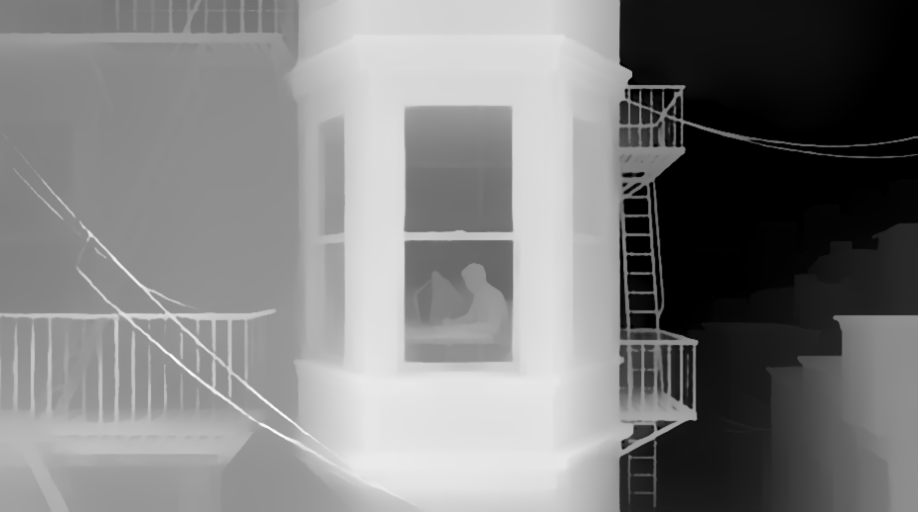
#> input picture episodes/01-superintelligence-rising/film/plates/d02.png, 2752 x 1536 px, given in place of d02.png.png, which was not available (shown at 1/3 size)
$ python -i engine.py   (imports and definitions only)
#> lines starting #> are read from the running program, lines starting #| are printed output that depends on the picture; pictures that were not available may be replaced by others from this repository, and a replacement may not be noted
#!/usr/bin/env python3
"""Scenario 2.5D plate engine: AI-illustrated plates + depth maps -> animated film frames.
Every shot gets a depth-parallax camera (push, drift, crane), breathing lights, drifting fog, dust motes,
film grain and typography. Motion-design scenes draw on top with OpenCV. Deterministic: frame(t) only.
Usage: python3 engine.py --from 0 --to 100 --out part.mp4   (seconds of the film timeline)"""
import argparse, json, math, os, subprocess, sys
import numpy as np, cv2
from PIL import Image, ImageDraw, ImageFont

# [1 line not run here, left out]
HERE = os.path.dirname(os.path.abspath(__file__))
EP = os.path.dirname(HERE)
W, H, FPS = 1920, 1080, 30
CREAM = (243, 239, 226); CYAN = (143, 230, 255); AMBER = (255, 179, 92); LAV = (196, 192, 224); INK = (26, 22, 54)
FONT = {k: os.path.join(EP, "fonts", f) for k, f in
        {"serif": "InstrumentSerif-Regular.ttf", "serif-i": "InstrumentSerif-Italic.ttf",
         "sans": "Inter-Regular.otf", "sans-m": "Inter-Medium.otf", "sans-sb": "Inter-SemiBold.otf"}.items()}

def clamp(x, a=0.0, b=1.0): return a if x < a else b if x > b else x
def sm(x): x = clamp(x); return x * x * (3 - 2 * x)
def ease(x): x = clamp(x); return 0.5 - 0.5 * math.cos(math.pi * x)
def ramp(t, a, b): return sm((t - a) / (b - a)) if b > a else float(t >= a)
def lerp(a, b, k): return a + (b - a) * k
def hash01(*a):
    h = 2166136261
    for v in a:
        for ch in str(v).encode(): h = ((h ^ ch) * 16777619) & 0xffffffff
    return h / 0xffffffff

# ---------- shared precomputed layers ----------
UU, VV = np.meshgrid(np.arange(W, dtype=np.float32), np.arange(H, dtype=np.float32))
_vig = None; _grain = None; _fog = None
# [23 lines left out: functions vignette, grain, fog_tex, not called in this run]
_glow_sprite = None
def glow_sprite(n):
    g = np.exp(-((np.linspace(-1, 1, n)[None, :] ** 2 + np.linspace(-1, 1, n)[:, None] ** 2) * 5.0)).astype(np.float32)
    return g

# ---------- plates ----------
_cache = {}
def plate(name):
#> called with name = 'plates/d02.png'
    if name in _cache: return _cache[name]
    if len(_cache) > 6: _cache.pop(next(iter(_cache)))
    img = cv2.imread(os.path.join(HERE, "plates", f"{name}.png"), cv2.IMREAD_COLOR)
#> img is the input picture: shape (1536, 2752, 3); min 0, max 255, mean 127.2
    dp = cv2.imread(os.path.join(HERE, "plates", "d" + name[1:] + ".png"), cv2.IMREAD_GRAYSCALE)
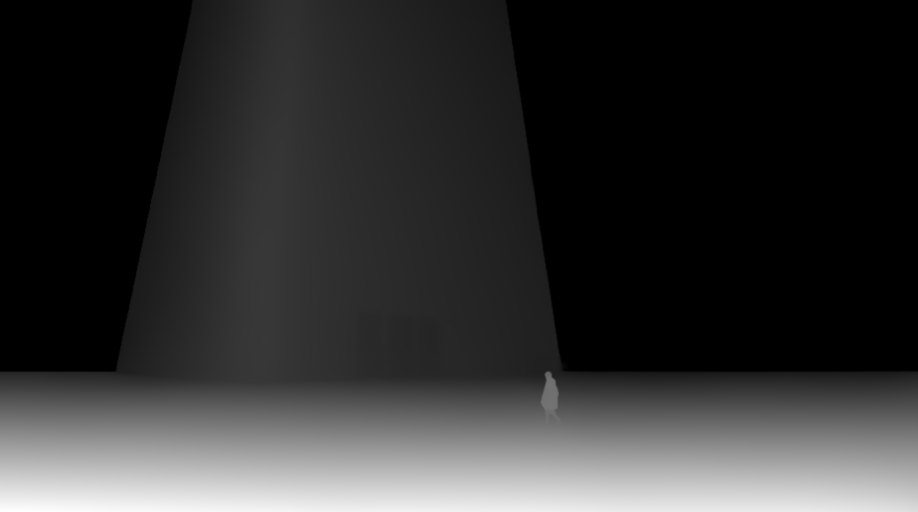
#> input picture episodes/01-superintelligence-rising/film/plates/d03.png, 2752 x 1536 px, given in place of d02.png.png, which was not available (shown at 1/3 size)
#> dp is the input picture: shape (1536, 2752); min 0, max 255, mean 49.8
    dp = cv2.resize(dp, (img.shape[1], img.shape[0])).astype(np.float32) / 255.0
    dp = cv2.GaussianBlur(dp, (0, 0), 6)
    # find light sources: bright local maxima of a blurred luminance map
    small = cv2.resize(img, (img.shape[1] // 8, img.shape[0] // 8), interpolation=cv2.INTER_AREA).astype(np.float32)
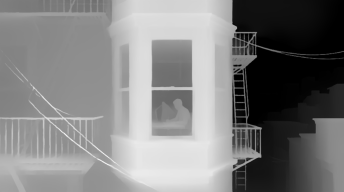
#> small: shape (192, 344, 3) float32; min 0, max 241, mean 127.1
    lum = cv2.GaussianBlur(small.max(axis=2), (0, 0), 2)
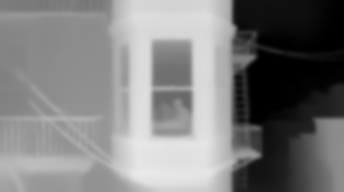
#> lum: shape (192, 344) float32; min 0, max 233.5, mean 127.1
    mx = cv2.dilate(lum, np.ones((9, 9), np.uint8))
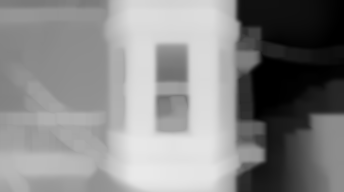
#> mx: shape (192, 344) float32; min 0, max 233.5, mean 137.1
    ys, xs = np.where((lum == mx) & (lum > max(150, np.percentile(lum, 99.3))))
#> ys = [144, 172]; xs = [139, 143]
    pts = sorted(zip(lum[ys, xs], xs, ys), reverse=True)[:7]
#> pts = [(233.5, 143, 172), (231.2, 139, 144)]
    lights = []
    for k, (v, x, y) in enumerate(pts):
        c = small[max(0, y - 2):y + 3, max(0, x - 2):x + 3].reshape(-1, 3).mean(0)
        lights.append({"x": x * 8 + 4, "y": y * 8 + 4, "c": (float(c[0]), float(c[1]), float(c[2])), "d": float(dp[min(y * 8, dp.shape[0] - 1), min(x * 8, dp.shape[1] - 1)]),
                       "f": 0.18 + 0.5 * hash01(name, k), "ph": 6.28 * hash01(name, k, "p"), "a": 0.10 + 0.14 * hash01(name, k, "a")})
#> this loop made 2 passes
#> (v, x, y, c) on passes 1 to 2: (233.5, 143, 172, [234, 234, 234]), (231.2, 139, 144, [231.5, 231.5, 231.5])
#> after the loop, lights = 2 items
    p = {"img": img, "depth": dp, "lights": lights, "h": img.shape[0], "w": img.shape[1],
         "tint": img.reshape(-1, 3).mean(0).astype(np.float32)}
    _cache[name] = p
    return p

# [75 lines left out: functions kv, render_plate, add_glow, lights_breathe, fog, motes, not called in this run]

# ---------- typography ----------
_txt = {}
# [96 lines left out: functions text_sprite, blit, draw_texts, not called in this run]

# ---------- frame assembly ----------
SHOTS = []; MG = {}
_vid = {}
# [64 lines left out: functions video_frame, shot_frame, frame_at, not called in this run]

_vinv = None
# [31 lines left out: functions vignette_inv, main, not called in this run]

# [2 lines not run here, left out]

>>> result = plate('plates/d02.png')
#> result = 6 items
